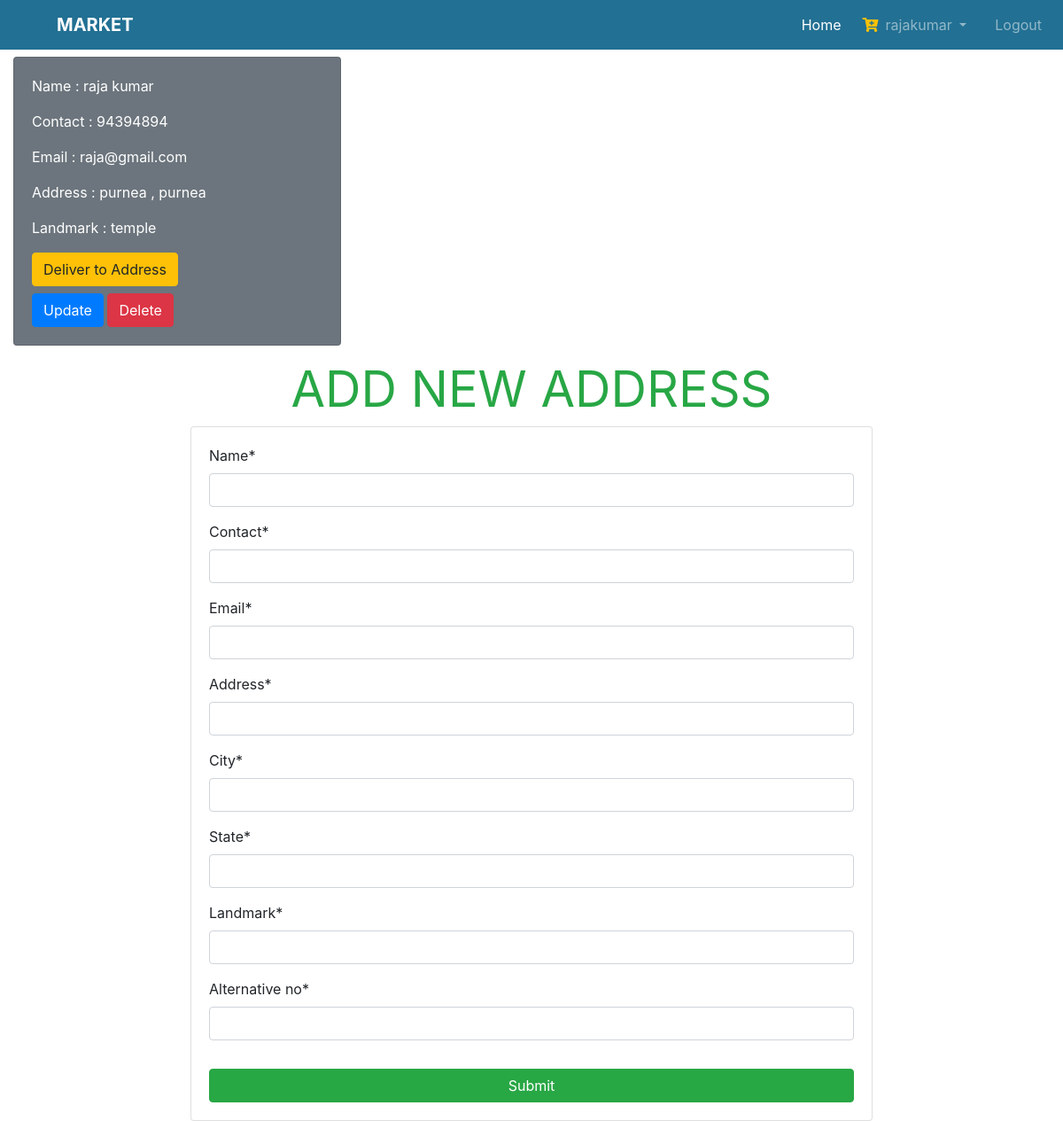
The app's page /checkout (signed in) with its own data.
### shop/models.py (models this page shows)
class UserAddress(models.Model):
    address_id = models.AutoField(primary_key=True)
    user = models.ForeignKey(settings.AUTH_USER_MODEL,on_delete=models.CASCADE)
    name = models.CharField(max_length=200)
    contact = models.IntegerField()
    email = models.EmailField()
    address = models.CharField(max_length=200)
    city = models.CharField(max_length=200)
    state = models.CharField(max_length=200)
    landmark = models.CharField(max_length=200)
    alternative_no = models.CharField(max_length=200)

### shop/views.py (the view, shortened to what this page needs)
# urls.py: path('checkout',Checkout.as_view(),name = 'checkout'),
class Checkout(LoginRequiredMixin,View):
    def get(self,request,*args,**kwargs):
            form = AddressForm(request.POST or None)
            data = {
                "forms":form,
                "address":UserAddress.objects.filter(user = request.user)
            }
            return render(request,'users/checkout.html',data)

### shop/forms.py
class AddressForm(forms.ModelForm):
    class Meta:
        model = UserAddress
        exclude = ('user',)

### templates/users/checkout.html (shortened to what this page needs)
{% extends 'users/base.html' %}
{% block content %}
    {% load crispy_forms_tags %}
    <div class="container-fluid mt-2">
        <div class="row">
          <div class="col-lg-12">
                <div class="row">
                    {% for x in address %}
                    <div class="col-lg-4">
                        <div class="card bg-secondary text-white">
                            <div class="card-body">
                                <form action="" method="post">
                                    <p>Name : {{ x.name }}</p>
                                    <p>Contact : {{ x.contact }}</p>
                                    <p>Email : {{ x.email }}</p>
                                    <p>Address : {{ x.city }} , {{ x.address }}</p>
                                    <p>Landmark : {{ x.landmark }}</p>
                                    <input type="submit" class="btn btn-warning " value="Deliver to Address">
                                </form>
                                <span>
                                    <a href="{% url 'shop:update' x.address_id %}" class="btn btn-primary mt-2">Update</a>
                                    <a href="{% url 'shop:deleteadress' x.address_id %}" class="btn btn-danger mt-2">Delete</a>
                                </span>
                            </div>
                        </div>
                    </div>
                    {% endfor %}
                </div>
              <h4 class="display-4 mt-3 mb-2 text-center text-uppercase text-success"><b>Add New Address</b></h4>
              <div class="row">
                  <div class="col-lg-8 mx-auto">
                            <div class="card">
                                <div class="card-body">
                                    <form action="" method="post">
                                        <table class="table">
                                            {{ forms|crispy }}
                                        </table>
                                        <input type="submit" class="btn btn-success btn-block">
                                    </form>
                                </div>
                            </div>
                      </div>
                 </div>
            </div>
        </div>
    </div>
{% endblock %}

### templates/users/base.html (shortened to what this page needs)
<!DOCTYPE html>
<html lang="en">
<head>
    {% load static %}
    <link rel="stylesheet" href="{% static 'bootstrap.css' %}">
    <link rel="stylesheet" href="https://use.fontawesome.com/releases/v5.8.1/css/all.css">
</head>
<body>
<nav class="navbar navbar-expand-lg navbar-dark" style="background-color: #227093">
    <a class="navbar-brand ml-5" href="{% url 'shop:home' %}"><b>MARKET</b></a>
  <div class="collapse navbar-collapse" id="navbarNav">
    <ul class="navbar-nav ml-auto">
        <li class="nav-item active">
            <a class="nav-link" href="{% url 'shop:home' %}">Home <span class="sr-only">(current)</span></a>
        </li>
        {% if user.is_authenticated %}
              <li class="nav-item dropdown mr-3">
                  <a class="nav-link dropdown-toggle" href="#" id="navbarDropdownMenuLink" role="button" data-bs-toggle="dropdown" aria-expanded="false">
                   <i class="fas fa-cart-plus ml-2 mr-2 text-warning"></i>{{ user }}
                  </a>
              </li>
             <li class="nav-item">
                <a class="nav-link" href="{% url 'shop:logout' %}">Logout</a>
             </li>
        {% endif %}
    </ul>
  </div>
</nav>
<div class="container-fluid p-0">
    <div class="row no-gutters">
        <div class="col-lg-12">{% block content %} {% endblock %}</div>
    </div>
</div>
</body>
</html>

### records on screen
UserAddress: name "raja kumar", contact "94394894", email "raja@gmail.com", city "purnea", address "purnea", landmark "temple"

### other values on screen
{{ user }} "rajakumar"
